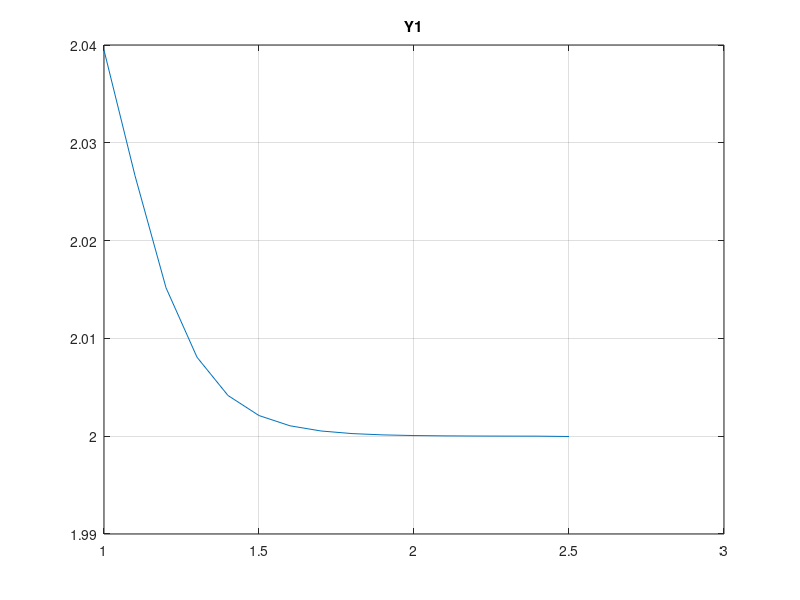

Source code (MATLAB):

clc; clear all

h=0.1;
t = 1:h:2.5;
N = length(t)-1;

% initial conditions
y(1) = 0.5;

n = 1; % size of the matrix
c = 1; % Number of conditions
% y(2) = 0; 
y(1) = 0.5;
for k = 1:N
if k == 1
S_k1 = (-1+h*(y(k)));
S_k  = (1-h*(y(k)));
SM   = 1;

M = k;  % Number of zeros in first and final row
% Matrix A
A = [S_k1 S_k;
     0    SM];

En = -y(k)-0.5*h*(y(k))^2;
EM = -(y(k) -2);

E(k,1) = En;
E(2*k,1) = EM; 

S = A\E;
y(k+1) = S(2); y(k) = S(1);

end
if k > 1
S_k1 = -1+h*(y(k)-y(k-1));
S_k  = 1-h*(y(k)-y(k-1));
SM = 1;

M = k;  % Number of zeros in first and final row
% Matrix A
A(k+1,k+1) = 0;
A(end,end) = SM;
A(k,k:k+1) = [S_k1 S_k];

En = -(y(k)-y(k-1)-0.5*h*(y(k)-y(k-1))^2);
EM = -(y(k) -2);

E(k+1,1)=0;
E(k,1)  = En;
E(k+1,1)= EM; 

% Solving the equations
S = A\E
y(k+1) = y(k)  + 0.5*S(k+1); y(k) = y(k-1) + 0.5*S(k); 
end
end
plot(t,y); grid on; title('Y1');  hold all